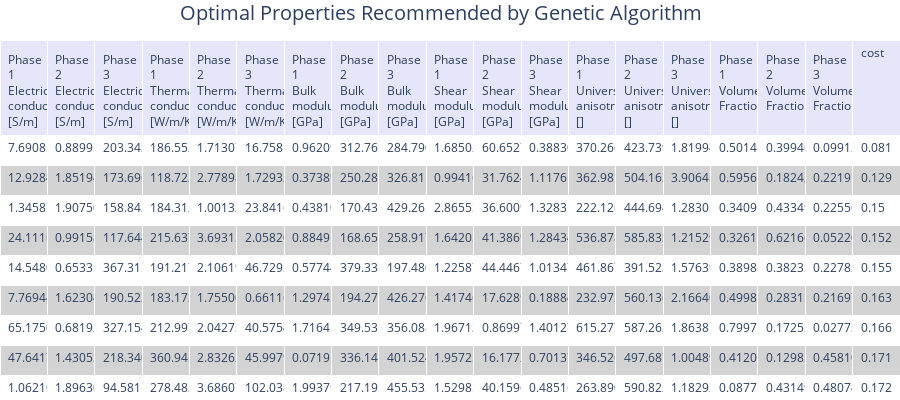

Notebook code cell kept with this figure:
### Code cell
# Print the optimization results as a table
visualizer.print_table_of_best_designs(rows=10)

### Figure 1 — Plotly figure (JSON) as saved in the notebook; plotly's stock layout.template omitted (floating-point values rounded to 4 significant figures; data arrays with more than 128 entries replaced by an {"elided": "..."} marker saying what was removed)
{"data": [{"cells": {"align": "left", "fill": {"color": [["white", "lightgrey", "white", "lightgrey", "white", "lightgrey", "white", "lightgrey", "white", "lightgrey"]]}, "font": {"size": 12}, "height": 30, "values": {"elided": "19x10 float values"}}, "columnwidth": 1000, "header": {"align": "left", "fill": {"color": "lavender"}, "font": {"size": 12}, "height": 30, "values": ["Phase 1 Electrical conductivity, [S/m]", "Phase 2 Electrical conductivity, [S/m]", "Phase 3 Electrical conductivity, [S/m]", "Phase 1 Thermal conductivity, [W/m/K]", "Phase 2 Thermal conductivity, [W/m/K]", "Phase 3 Thermal conductivity, [W/m/K]", "Phase 1 Bulk modulus, [GPa]", "Phase 2 Bulk modulus, [GPa]", "Phase 3 Bulk modulus, [GPa]", "Phase 1 Shear modulus, [GPa]", "Phase 2 Shear modulus, [GPa]", "Phase 3 Shear modulus, [GPa]", "Phase 1 Universal anisotropy, []", "Phase 2 Universal anisotropy, []", "Phase 3 Universal anisotropy, []", "Phase 1 Volume Fraction", "Phase 2 Volume Fraction", "Phase 3 Volume Fraction", "cost"]}, "type": "table"}], "layout": {"autosize": true, "height": 400, "margin": {"b": 0, "l": 0, "r": 0, "t": 40}, "title": {"font": {"size": 20}, "text": "Optimal Properties Recommended by Genetic Algorithm", "x": 0.2}}}
